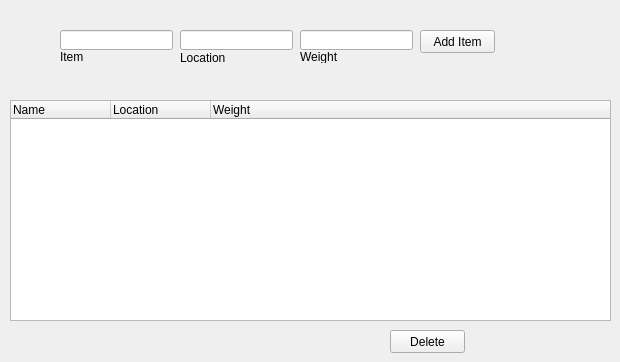
    <widget class="QWidget" name="inventoryTab">
     <attribute name="title">
      <string>Inventory</string>
     </attribute>
     <widget class="QPushButton" name="inventoryAddItem">
      <property name="geometry">
       <rect>
        <x>420</x>
        <y>30</y>
        <width>75</width>
        <height>23</height>
       </rect>
      </property>
      <property name="text">
       <string>Add Item</string>
      </property>
     </widget>
     <widget class="QLineEdit" name="inventoryItem">
      <property name="geometry">
       <rect>
        <x>60</x>
        <y>30</y>
        <width>113</width>
        <height>20</height>
       </rect>
      </property>
     </widget>
     <widget class="QLineEdit" name="inventoryLocation">
      <property name="geometry">
       <rect>
        <x>180</x>
        <y>30</y>
        <width>113</width>
        <height>20</height>
       </rect>
      </property>
     </widget>
     <widget class="QLineEdit" name="inventoryWeight">
      <property name="geometry">
       <rect>
        <x>300</x>
        <y>30</y>
        <width>113</width>
        <height>20</height>
       </rect>
      </property>
     </widget>
     <widget class="QLabel" name="label_185">
      <property name="geometry">
       <rect>
        <x>60</x>
        <y>50</y>
        <width>47</width>
        <height>13</height>
       </rect>
      </property>
      <property name="text">
       <string>Item</string>
      </property>
     </widget>
     <widget class="QLabel" name="label_186">
      <property name="geometry">
       <rect>
        <x>180</x>
        <y>50</y>
        <width>47</width>
        <height>16</height>
       </rect>
      </property>
      <property name="text">
       <string>Location</string>
      </property>
     </widget>
     <widget class="QLabel" name="label_187">
      <property name="geometry">
       <rect>
        <x>300</x>
        <y>50</y>
        <width>47</width>
        <height>13</height>
       </rect>
      </property>
      <property name="text">
       <string>Weight</string>
      </property>
     </widget>
     <widget class="QTreeWidget" name="inventoryTreeWidget">
      <property name="geometry">
       <rect>
        <x>10</x>
        <y>100</y>
        <width>601</width>
        <height>221</height>
       </rect>
      </property>
      <column>
       <property name="text">
        <string>Name</string>
       </property>
      </column>
      <column>
       <property name="text">
        <string>Location</string>
       </property>
      </column>
      <column>
       <property name="text">
        <string>Weight</string>
       </property>
      </column>
     </widget>
     <widget class="QPushButton" name="deleteInventoryItem">
      <property name="geometry">
       <rect>
        <x>390</x>
        <y>330</y>
        <width>75</width>
        <height>23</height>
       </rect>
      </property>
      <property name="text">
       <string>Delete</string>
      </property>
     </widget>
    </widget>
